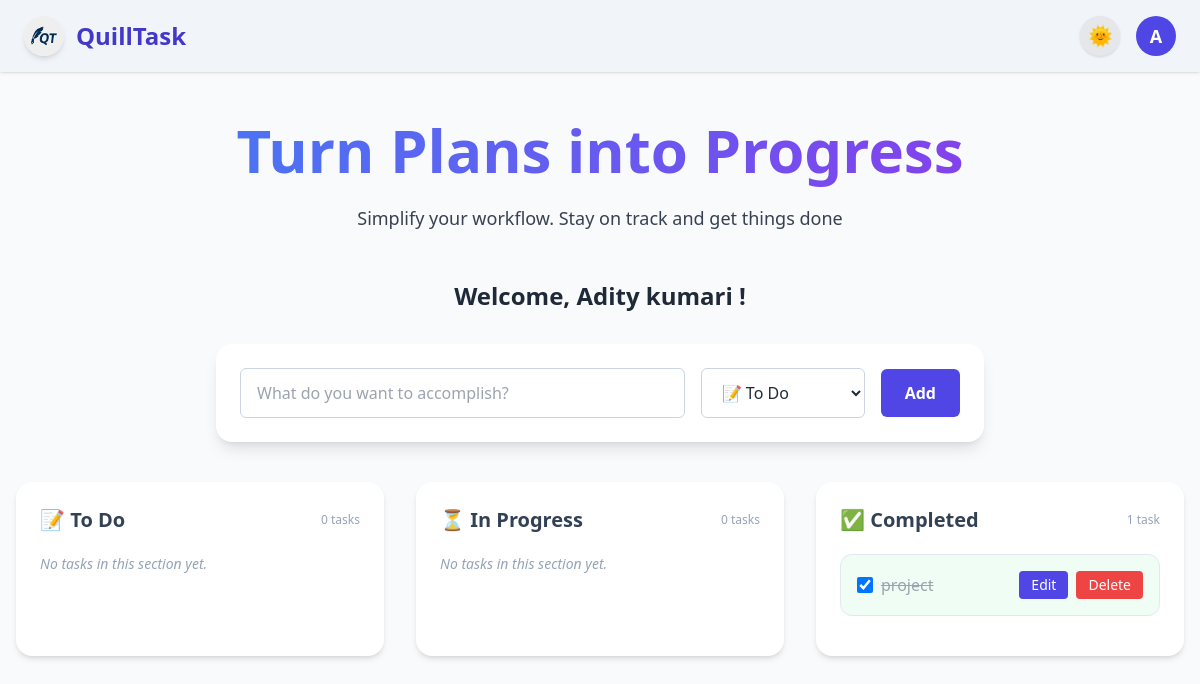
The page /dashboard (signed in) on the database its author committed.
### app.py (models this page shows)
class User(UserMixin, db.Model):
    id = db.Column(db.Integer, primary_key=True)
    name = db.Column(db.String(100), nullable=False)
    email = db.Column(db.String(100), unique=True, nullable=False)
    password = db.Column(db.String(100), nullable=False)
    todos = db.relationship('Todo', backref='user', lazy=True)

class Todo(db.Model):
    id = db.Column(db.Integer, primary_key=True)
    title = db.Column(db.String(200), nullable=False)
    status = db.Column(db.String(20), default='todo')
    user_id = db.Column(db.Integer, db.ForeignKey('user.id'), nullable=False)

### app.py (the view, shortened to what this page needs)
@app.route('/dashboard', methods=['GET', 'POST'])
@login_required
def dashboard():
    todos = current_user.todos
    todo_tasks = [t for t in todos if t.status == 'todo']
    progress_tasks = [t for t in todos if t.status == 'in-progress']
    completed_tasks = [t for t in todos if t.status == 'completed']
    return render_template('index.html', user_name=current_user.name, todo_tasks=todo_tasks, progress_tasks=progress_tasks, completed_tasks=completed_tasks)

### app.py (called while the page is built)
@login_manager.user_loader
def load_user(user_id):
    return User.query.get(int(user_id))

### templates/index.html (shortened to what this page needs)
{% extends 'layouts/app.html' %}
{% block content %}
<div class="min-h-screen bg-slate-50 dark:bg-gray-900 py-12 px-4 text-gray-800 dark:text-gray-100">
  <div class="max-w-7xl mx-auto">
    <section class="relative text-center mb-12 overflow-hidden">
      <div class="relative z-10 animate-fade-slide-up">
        <h2 class="animate-fade-slide text-5xl md:text-6xl font-extrabold bg-gradient-to-r from-blue-500 to-purple-600 text-transparent bg-clip-text leading-tight pb-2">
        </h2>
        <p class="mt-4 text-lg text-gray-700 dark:text-gray-300">
          Simplify your workflow. Stay on track and get things done
        </p>
      </div>
    </section>
    <div class="text-center mb-8">
      <h3 class="text-2xl font-bold text-gray-800 dark:text-gray-200">
        Welcome, {{ current_user.name }} !
      </h3>
    </div>
    <form method="POST" action="{{ url_for('edit', todo_id=todo.id) if todo else url_for('dashboard') }}"
      class="bg-white dark:bg-gray-800 shadow-lg rounded-2xl px-6 py-6 mb-10 max-w-3xl mx-auto flex flex-col md:flex-row items-center gap-4">
      <input type="text" name="title" value="{{ todo.title if todo else '' }}"
        class="flex-1 px-4 py-3 text-base bg-white dark:bg-gray-700 border border-slate-300 dark:border-gray-600 rounded-md focus:outline-none focus:ring-2 focus:ring-indigo-400 dark:text-gray-100"
        placeholder="What do you want to accomplish?" required />
      <select name="status"
        class="px-4 py-3 text-base bg-white dark:bg-gray-700 border border-slate-300 dark:border-gray-600 rounded-md focus:outline-none focus:ring-2 focus:ring-indigo-400 dark:text-gray-100">
        <option value="todo" {% if todo and todo.status == 'todo' %}selected{% endif %}>📝 To Do</option>
      </select>
      <button type="submit"
        class="px-6 py-3 bg-indigo-600 text-white font-semibold rounded-md hover:bg-indigo-700 transition">
        {{ 'Update' if todo else 'Add' }}
      </button>
    </form>
    <div class="grid md:grid-cols-3 gap-8">
      {% for group, tasks, icon in [
        ('To Do', todo_tasks, '📝'),
        ('In Progress', progress_tasks, '⏳'),
        ('Completed', completed_tasks, '✅')
      ] %}
      {% set bg_class = "bg-indigo-50 dark:bg-slate-700" if group == "To Do" else
                         "bg-yellow-50 dark:bg-slate-700" if group == "In Progress" else
                         "bg-green-50 dark:bg-slate-700" %}
      <div class="bg-white dark:bg-gray-800 rounded-2xl shadow-md px-6 py-6">
        <div class="flex items-center justify-between mb-5">
          <h2 class="text-xl font-semibold text-slate-700 dark:text-slate-300">{{ icon }} {{ group }}</h2>
          <span class="text-xs text-slate-400 dark:text-slate-300">
            {{ tasks|length }} {{ tasks|length == 1 and 'task' or 'tasks' }}
          </span>
        </div>
        {% if tasks %}
        {% for task in tasks %}
        <div class="{{ bg_class }} border border-slate-200 dark:border-slate-700 p-4 rounded-xl mb-4 flex justify-between items-center hover:shadow-md transition">
          <form method="POST" action="{{ url_for('update_status', todo_id=task.id) }}" class="flex items-center gap-2 flex-1">
            <input type="checkbox" {% if task.status == 'completed' %}checked{% endif %} onchange="this.form.submit()" class="w-4 h-4">
            <span class="{% if task.status == 'completed' %}line-through text-gray-400{% endif %}">{{ task.title }}</span>
          </form>
          <div class="flex gap-2 ml-4">
            <a href="{{ url_for('edit', todo_id=task.id) }}" class="text-sm bg-indigo-600 text-white px-3 py-1 rounded hover:bg-indigo-700 transition">Edit</a>
            <form method="POST" action="{{ url_for('delete', todo_id=task.id) }}" onsubmit="return confirm('Are you sure you want to delete this task?');">
              <button class="text-sm bg-red-500 text-white px-3 py-1 rounded hover:bg-red-600 transition">Delete</button>
            </form>
          </div>
        </div>
        {% endfor %}
        {% else %}
        <p class="text-sm text-slate-400 italic dark:text-slate-500">No tasks in this section yet.</p>
        {% endif %}
      </div>
      {% endfor %}
    </div>
  </div>
</div>
{% endblock %}

### templates/layouts/app.html (shortened to what this page needs)
<!DOCTYPE html>
<html lang="en" class="">
<head>
    <script src="https://cdn.tailwindcss.com"></script>
</head>
<body class="bg-slate-50 dark:bg-gray-900 text-gray-800 dark:text-gray-100 transition-colors duration-300">
    <nav class="animate-fade-slide w-full bg-slate-100 dark:bg-gray-800 shadow px-6 py-4 flex justify-between items-center">
        <div class="flex items-center gap-3">
            <img src="{{ url_for('static', filename='logo.png') }}" alt="QuillTask Logo" class="h-10 w-10 rounded-full shadow-md" />
            <h1 class="text-2xl font-bold text-indigo-700 dark:text-indigo-300">QuillTask</h1>
        </div>
        <div class="flex items-center gap-4">
            <button id="theme-toggle"
                class="w-10 h-10 flex items-center justify-center rounded-full bg-gray-200 dark:bg-gray-700 text-xl text-gray-800 dark:text-gray-200 shadow hover:bg-gray-300 dark:hover:bg-gray-600 transition-all duration-300">
            </button>
            {% if current_user.is_authenticated %}
            <div class="relative">
                <button id="profile-btn" class="profile-button flex items-center justify-center h-10 w-10 rounded-full bg-indigo-600 text-white font-bold text-lg focus:outline-none focus:ring-2 focus:ring-indigo-400">
                    {{ current_user.name[0] | upper }}
                </button>
            </div>
            {% else %}
            <a href="{{ url_for('login') }}" class="text-indigo-600 hover:text-indigo-800 dark:text-indigo-300 dark:hover:text-indigo-100 font-semibold transition-colors duration-200">
                Login
            </a>
            {% endif %}
        </div>
    </nav>
    {% block content %}{% endblock %}
</body>
</html>

### templates/layouts/app.html (style rules this page uses)
.profile-button { cursor: pointer; }

### rows shown on the page
User: name "A", name "Adity kumari"
Todo: status "☑", title "project"

### other values the page prints
{{ 'Update' if todo else 'Add' }} "Add"
{{ icon }} "📝" "⏳" "✅"
{{ group }} "To Do" "In Progress" "Completed"
{{ tasks|length }} "0" "0" "1"
{{ tasks|length == 1 and 'task' or 'tasks' }} "tasks" "tasks" "task"
